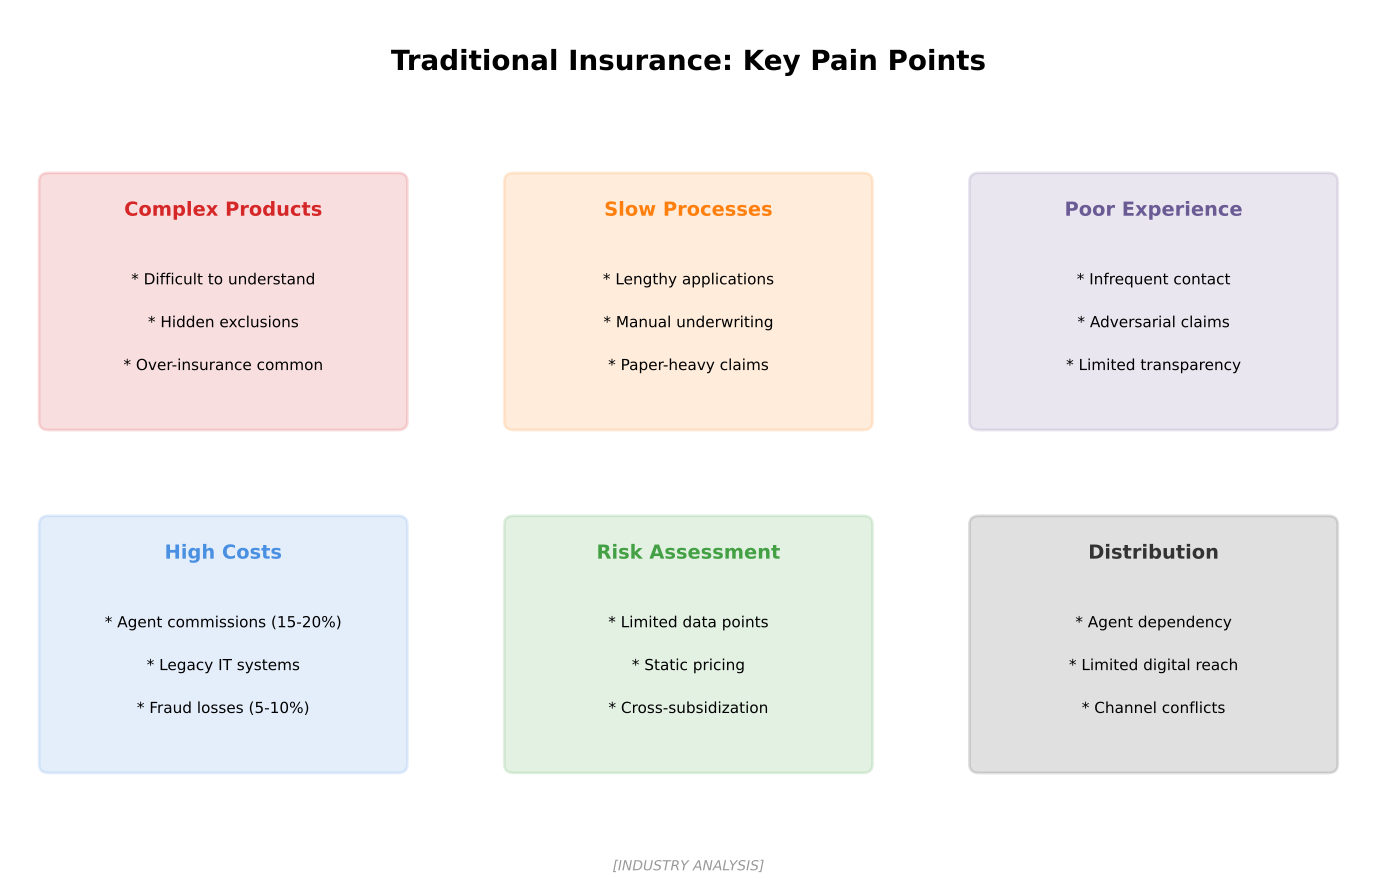

This figure's Python source:
"""
Insurance Pain Points
Shows traditional insurance industry challenges

Output: insurance_pain_points.pdf
Module: module_01_fintech
Lesson: 9 - InsurTech
"""

from pathlib import Path
import matplotlib.pyplot as plt
import matplotlib.patches as mpatches
import numpy as np

CHART_METADATA = {
    'title': 'Insurance Pain Points',
    'module': 'module_01_fintech',
    'lesson': 9,
    'url': 'https://github.com/Digital-AI-Finance/digital-finance/tree/main/module_01_fintech/figures/insurance_pain_points'
}

plt.rcParams.update({
    'font.size': 14,
    'axes.labelsize': 14,
})

def create_chart():
    """Create insurance pain points diagram"""
    fig, ax = plt.subplots(figsize=(14, 9))
    ax.set_xlim(0, 14)
    ax.set_ylim(0, 10)
    ax.axis('off')

    # Title
    ax.text(7, 9.3, 'Traditional Insurance: Key Pain Points', fontsize=20, fontweight='bold', ha='center')

    # Pain points
    pain_points = [
        {
            'name': 'Complex Products',
            'x': 2.2, 'y': 6.5,
            'color': '#D62728',
            'issues': ['Difficult to understand', 'Hidden exclusions', 'Over-insurance common'],
        },
        {
            'name': 'Slow Processes',
            'x': 7, 'y': 6.5,
            'color': '#FF7F0E',
            'issues': ['Lengthy applications', 'Manual underwriting', 'Paper-heavy claims'],
        },
        {
            'name': 'Poor Experience',
            'x': 11.8, 'y': 6.5,
            'color': '#6B5B95',
            'issues': ['Infrequent contact', 'Adversarial claims', 'Limited transparency'],
        },
        {
            'name': 'High Costs',
            'x': 2.2, 'y': 2.5,
            'color': '#4A90E2',
            'issues': ['Agent commissions (15-20%)', 'Legacy IT systems', 'Fraud losses (5-10%)'],
        },
        {
            'name': 'Risk Assessment',
            'x': 7, 'y': 2.5,
            'color': '#44A044',
            'issues': ['Limited data points', 'Static pricing', 'Cross-subsidization'],
        },
        {
            'name': 'Distribution',
            'x': 11.8, 'y': 2.5,
            'color': '#333333',
            'issues': ['Agent dependency', 'Limited digital reach', 'Channel conflicts'],
        },
    ]

    for point in pain_points:
        # Box
        box = mpatches.FancyBboxPatch((point['x']-1.8, point['y']-1.3), 3.6, 2.8,
                                       boxstyle='round,pad=0.1',
                                       facecolor=point['color'], alpha=0.15,
                                       edgecolor=point['color'], lw=2)
        ax.add_patch(box)
        ax.text(point['x'], point['y']+1.1, point['name'], ha='center',
               fontsize=14, fontweight='bold', color=point['color'])

        for i, issue in enumerate(point['issues']):
            ax.text(point['x'], point['y']+0.3-i*0.5, f'* {issue}', ha='center', fontsize=11)

    # Source
    fig.text(0.5, 0.02, '[INDUSTRY ANALYSIS]',
            fontsize=10, ha='center', style='italic', color='#999999')

    plt.tight_layout()

    output_path = Path(__file__).parent / 'insurance_pain_points.pdf'
    plt.savefig(output_path, format='pdf', dpi=300, bbox_inches='tight')
    plt.close()
    print(f"Chart saved to: {output_path}")
    return output_path

if __name__ == '__main__':
    create_chart()
